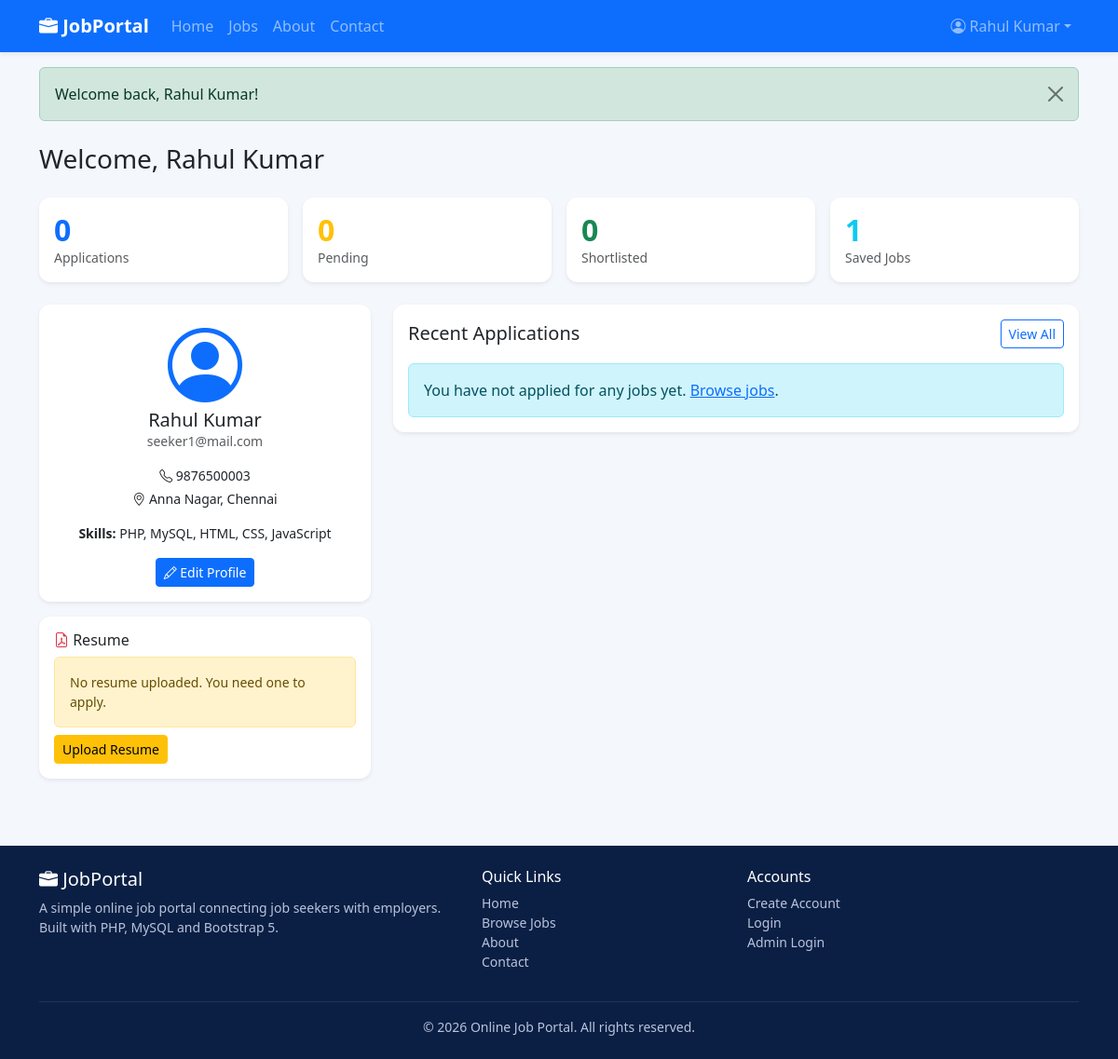
The app's page /seeker/dashboard.php (signed in) with its own data.
### tables this page shows
CREATE TABLE users (
    id            INT AUTO_INCREMENT PRIMARY KEY,
    name          VARCHAR(100) NOT NULL,
    email         VARCHAR(150) NOT NULL UNIQUE,
    password      VARCHAR(255) NOT NULL,
    role          ENUM('seeker','employer') NOT NULL,
    company_name  VARCHAR(150) DEFAULT NULL,         
    phone         VARCHAR(20)  DEFAULT NULL,
    address       VARCHAR(255) DEFAULT NULL,
    skills        TEXT         DEFAULT NULL,         
    photo         VARCHAR(255) DEFAULT NULL,         
    created_at    TIMESTAMP DEFAULT CURRENT_TIMESTAMP,
    updated_at    TIMESTAMP DEFAULT CURRENT_TIMESTAMP ON UPDATE CURRENT_TIMESTAMP
);

### seeker/dashboard.php (the view, shortened to what this page needs)
<?php
require_once __DIR__ . '/../config/db.php';
$uid = current_user_id();
$st = $pdo->prepare('SELECT * FROM users WHERE id = ?');
$st->execute([$uid]);
$user = $st->fetch();
$counts = [0 => 0, 1 => 0, 2 => 0, 3 => 0];
$total_apps = $counts[0] + $counts[1] + $counts[2];
$st = $pdo->prepare('SELECT COUNT(*) FROM saved_jobs WHERE user_id = ?');
$st->execute([$uid]);
$saved_count = (int) $st->fetchColumn();
$st = $pdo->prepare('SELECT original_name, uploaded_at FROM resumes WHERE user_id = ?');
$st->execute([$uid]);
$resume = $st->fetch();
$st = $pdo->prepare(
    'SELECT a.status, a.applied_at, j.id AS job_id, j.title
     FROM applications a JOIN jobs j ON j.id = a.job_id
     WHERE a.user_id = ? ORDER BY a.applied_at DESC LIMIT 5'
);
$st->execute([$uid]);
$recent = $st->fetchAll();
include __DIR__ . '/../includes/header.php';
?>
<div class="container my-4">
    <h1 class="h3 mb-4">Welcome, <?= e($user['name']) ?></h1>
    <div class="row g-3 mb-4">
        <div class="col-6 col-md-3"><div class="card stat-card border-0 shadow-sm"><div class="card-body">
            <div class="stat-number"><?= $total_apps ?></div><div class="text-muted small">Applications</div></div></div></div>
        <div class="col-6 col-md-3"><div class="card stat-card border-0 shadow-sm"><div class="card-body">
            <div class="stat-number text-warning"><?= $counts[0] ?></div><div class="text-muted small">Pending</div></div></div></div>
        <div class="col-6 col-md-3"><div class="card stat-card border-0 shadow-sm"><div class="card-body">
            <div class="stat-number text-success"><?= $counts[1] ?></div><div class="text-muted small">Shortlisted</div></div></div></div>
        <div class="col-6 col-md-3"><div class="card stat-card border-0 shadow-sm"><div class="card-body">
            <div class="stat-number text-info"><?= $saved_count ?></div><div class="text-muted small">Saved Jobs</div></div></div></div>
    </div>
    <div class="row g-4">
        <div class="col-lg-4">
            <div class="card border-0 shadow-sm text-center">
                <div class="card-body">
                    <?php if (!empty($user['photo']) && is_file(PHOTO_DIR . $user['photo'])): ?>
                        <img src="<?= BASE_URL ?>/uploads/profile/<?= e($user['photo']) ?>" class="profile-photo mb-2" alt="Photo">
                    <?php else: ?>
                        <i class="bi bi-person-circle display-1 text-primary"></i>
                    <?php endif; ?>
                    <h5 class="mb-0"><?= e($user['name']) ?></h5>
                    <p class="text-muted small"><?= e($user['email']) ?></p>
                    <p class="small mb-1"><i class="bi bi-telephone"></i> <?= e($user['phone'] ?: 'Not added') ?></p>
                    <p class="small"><i class="bi bi-geo-alt"></i> <?= e($user['address'] ?: 'Not added') ?></p>
                    <p class="small"><strong>Skills:</strong> <?= e($user['skills'] ?: 'Not added') ?></p>
                    <a href="profile.php" class="btn btn-primary btn-sm"><i class="bi bi-pencil"></i> Edit Profile</a>
                </div>
            </div>
            <div class="card border-0 shadow-sm mt-3">
                <div class="card-body">
                    <h6><i class="bi bi-file-earmark-pdf text-danger"></i> Resume</h6>
                    <?php if ($resume): ?>
                        <p class="small mb-2"><?= e($resume['original_name']) ?><br>
                            <span class="text-muted">Uploaded <?= e(date('d M Y', strtotime($resume['uploaded_at']))) ?></span></p>
                        <a href="upload_resume.php" class="btn btn-outline-primary btn-sm">Manage Resume</a>
                    <?php else: ?>
                        <div class="alert alert-warning small mb-2">No resume uploaded. You need one to apply.</div>
                        <a href="upload_resume.php" class="btn btn-warning btn-sm">Upload Resume</a>
                    <?php endif; ?>
                </div>
            </div>
        </div>
        <div class="col-lg-8">
            <div class="card border-0 shadow-sm">
                <div class="card-body">
                    <div class="d-flex justify-content-between align-items-center mb-3">
                        <h5 class="mb-0">Recent Applications</h5>
                        <a href="applications.php" class="btn btn-outline-primary btn-sm">View All</a>
                    </div>
                    <?php if (empty($recent)): ?>
                        <div class="alert alert-info mb-0">You have not applied for any jobs yet.
                            <a href="<?= BASE_URL ?>/jobs/list.php">Browse jobs</a>.</div>
                    <?php endif; ?>
                </div>
            </div>
        </div>
    </div>
</div>
<?php include __DIR__ . '/../includes/footer.php'; ?>

### assets/css/style.css (style rules this page uses)
:root { --jp-blue: #0d6efd; --jp-dark-blue: #0a3d91; --jp-light: #f4f7fc; }
body { background: var(--jp-light); font-family: "Segoe UI", system-ui, -apple-system, Roboto, Arial, sans-serif; }
.job-card, .category-card, .stat-card { border: 1px solid #e3eaf6; border-radius: 12px; transition: transform .15s ease, box-shadow .15s ease; }
.card { border-radius: 12px; }
.stat-number { font-size: 2rem; font-weight: 700; color: var(--jp-blue); line-height: 1.2; }

### records on screen
users: name "Rahul Kumar", email "seeker1@mail.com", phone "9876500003", address "Anna Nagar, Chennai", skills "PHP, MySQL, HTML, CSS, JavaScript"

### other values on screen
$_SESSION['user_name'] "Rahul Kumar"
$f['message'] "Welcome back, Rahul Kumar!"
$total_apps "0"
$counts[0] "0"
$counts[1] "0"
$saved_count "1"
